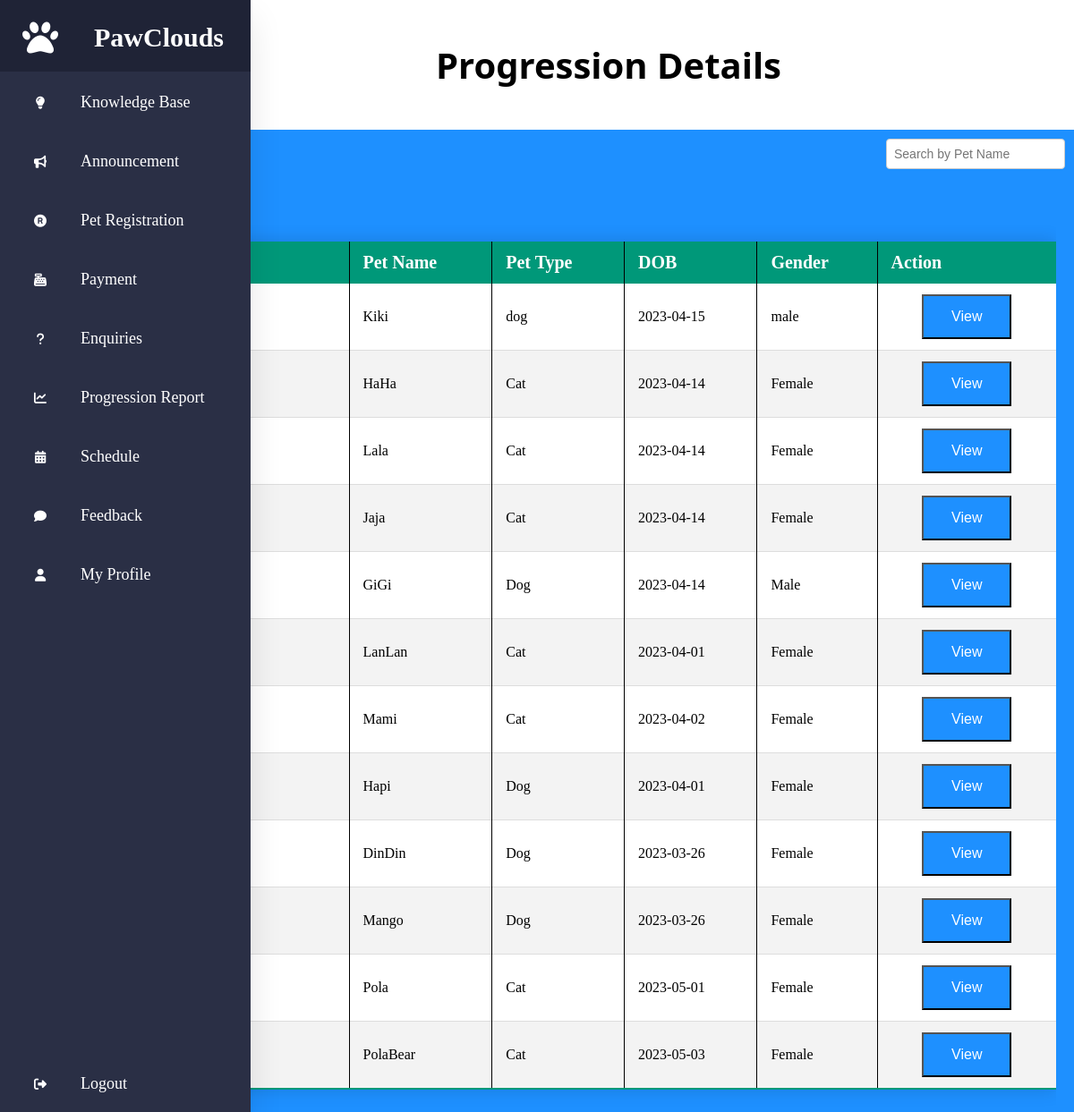
/Staff/Progression.php (signed in), run on the app's committed database.
### tables this page shows
CREATE TABLE `pet` (
  `petid` int(5) NOT NULL,
  `petname` varchar(50) NOT NULL,
  `type` varchar(10) DEFAULT NULL,
  `dob` date DEFAULT NULL,
  `gender` varchar(6) DEFAULT NULL,
  `description` tinytext DEFAULT NULL,
  `noic` varchar(12) DEFAULT NULL
);

### Staff/Progression.php (the view, shortened to what this page needs)
<?php
include '../Customer/condb.php';
?>
<!DOCTYPE html>
<html lang="en">
<head>
    <link rel="stylesheet" href="../assets/css/staff/staffstyle.css">
    <link rel="stylesheet" href="../assets/css/staff/form.css">
    <link rel="stylesheet" href="../assets/css/staff/table.css">
</head>
<body>
    <?php
        include 'Sidebar.php';
    ?>
    <section>
    <div class="home-title">
        <h1>Progression Details</h1>
    </div>
        <div class="btn-container">
        <div class="right-top-button">
            <input type="text" id="searchInput" class="search-input" placeholder="Search by Pet Name">
        </div>
    </div>
    <div class="table">
        <table class="content-table">
            <thead>
                <tr>
                    <th>Pet ID</th>
                    <th>Pet Name</th>
                    <th>Pet Type</th>
                    <th>DOB</th>
                    <th>Gender</th>
                    <th>Action</th>
                </tr>
            </thead>
            <tbody>
                <?php
                $sql = "SELECT * FROM pet ORDER BY petid ASC";
                $run = mysqli_query($con, $sql);
                while ($row = mysqli_fetch_assoc($run)) {
                    $PetID = $row['petid'];
                    $Petname = $row['petname'];
                    $Type = $row['type'];
                    $DOB = $row['dob'];
                    $Gender = $row['gender'];
                ?>
                    <tr class="pet-row">
                        <td><?php echo $PetID; ?></td>
                        <td><?php echo $Petname; ?></td>
                        <td><?php echo $Type; ?></td>
                        <td><?php echo $DOB; ?></td>
                        <td><?php echo $Gender; ?></td>
                        <td><a href="ProgressionDetails.php?petid=<?php echo $PetID ?>&petname=<?php echo $Petname ?>"><button class="View-Btn">View</button></a></td>
                    </tr>
                <?php } ?>
            </tbody>
        </table>
    </div>
    </section>
</body>
</html>

### assets/css/staff/staffstyle.css (style rules this page uses)
section { padding-left: 80px; }
.home-title { width: 100%; height: 145px; display: flex; align-items: center; justify-content: center; text-align: center; background-color: white; }
.home-title h1 { font-size: 40px; color: white; color: black; font-family: 'Segoe UI', Tahoma, Geneva, Verdana, sans-serif; }

### assets/css/staff/form.css (style rules this page uses)
.btn-container { height: 100px; width: 100%; }
.right-top-button { float: right; margin: 10px 10px 0px 0px; }
.View-Btn { width: 100px; height: 50px; margin: 0 auto; background-color: #1E90FF; color: white; font-size: 16px; }

### assets/css/staff/table.css (style rules this page uses)
.table { max-width: 100%; overflow-x: auto; margin: 0 20px 0 30px; }
.content-table { width: 100%; border-collapse: collapse; margin: 25px 0; font-size: 0.9em; min-width: 400px; border-radius: 5px 5px 0 0; overflow: hidden; box-shadow: 0 0 20px rgba(0, 0, 0, 0.15); max-height: 400px; overflow-y: auto; }
.content-table thead tr { background-color: #009879; color: #fff; text-align: left; font-weight: bold; }
.content-table th { padding: 12px 15px; font-size: 20px; }
.content-table td { padding: 12px 15px; font-size: 16px; }
.content-table td:last-child { text-align: center; }
.content-table th:not(:last-child), .content-table td:not(:last-child) { border-right: 1px solid black; }
.content-table th:first-child, .content-table th:last-child { width: 200px; }
.content-table tbody tr { border-bottom: 1px solid #ddd; }
.content-table tbody tr:nth-of-type(odd) { background-color: #fff; }
.content-table tbody tr:nth-of-type(even) { background-color: #f3f3f3; }
.content-table tbody tr:last-of-type { border-bottom: 2px solid #009879; }

### assets/css/staff/sidebar.css (style rules this page uses)
* { margin: 0; padding: 0; box-sizing: border-box; }
body { background: #1E90FF; }

### Staff/Progression.php (style rules this page uses)
.search-input { padding: 8px; border: 1px solid #ccc; border-radius: 4px; font-size: 14px; width: 200px; }

### data on the page
pet: petname "Kiki", type "dog", dob "2023-04-15", gender "male"
pet: petname "HaHa", type "Cat", dob "2023-04-14", gender "Female"
pet: petname "Lala", type "Cat", dob "2023-04-14", gender "Female"
pet: petname "Jaja", type "Cat", dob "2023-04-14", gender "Female"
pet: petname "GiGi", type "Dog", dob "2023-04-14", gender "Male"
pet: petname "LanLan", type "Cat", dob "2023-04-01", gender "Female"
pet: petname "Mami", type "Cat", dob "2023-04-02", gender "Female"
pet: petname "Hapi", type "Dog", dob "2023-04-01", gender "Female"
pet: petname "DinDin", type "Dog", dob "2023-03-26", gender "Female"
pet: petname "Mango", type "Dog", dob "2023-03-26", gender "Female"
pet: petname "Pola", type "Cat", dob "2023-05-01", gender "Female"
pet: petname "PolaBear", type "Cat", dob "2023-05-03", gender "Female"
